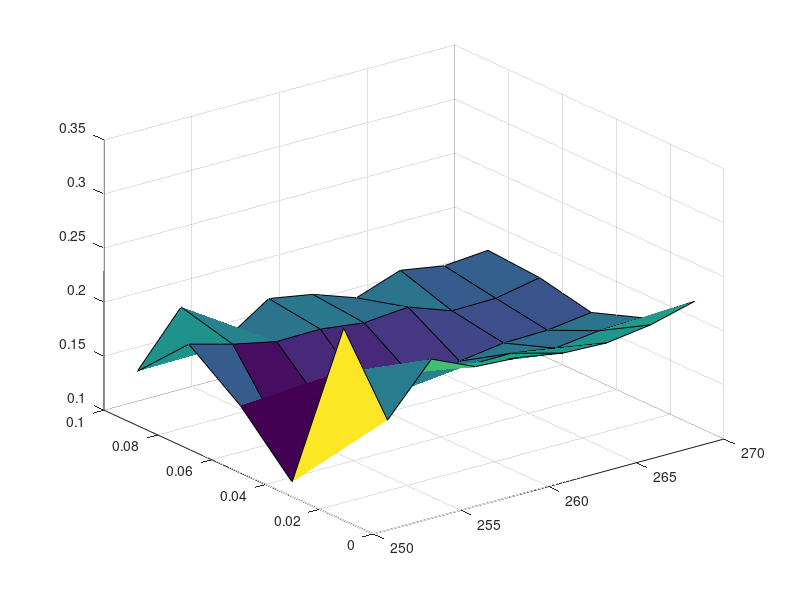

Here is the MATLAB script that generated this plot:
S=260.05;% stock price
r=0.02; % interest rate
T=[4/365,11/365,18/365,25/365,32/365]; % time maturity
K=[250,252.5,255,257.5,260,262.5,265,267.5,270];%strike price
C=[ 10.4 7.73 5.8 3.8 2.3 1.19 0.55 0.25 0.12;
    10.24 8.69 6.6 4.85 3.3 2.2 1.29 0.81 0.46;
    10.9 8.23 6.4 4.65 3.42 2.45 1.72 1.11 0.75;
    12 9.89 7.95 6.4 4.9 3.84 2.52 1.8 1.4;
    11.57 10.83	8.02 7.26 5.7 4.1 3.55 2.54 1.97;];%prices for different maturities in rows
volatility=zeros(5,9);
% plot implied volatility surface
[x,y]=meshgrid(K,T);
for i=1:5  
   for  j=1:9
     volatility(i,j)=blsimpv(S,K(j),r,T(i),C(i,j));
   end
end
surf(x,y,volatility)


